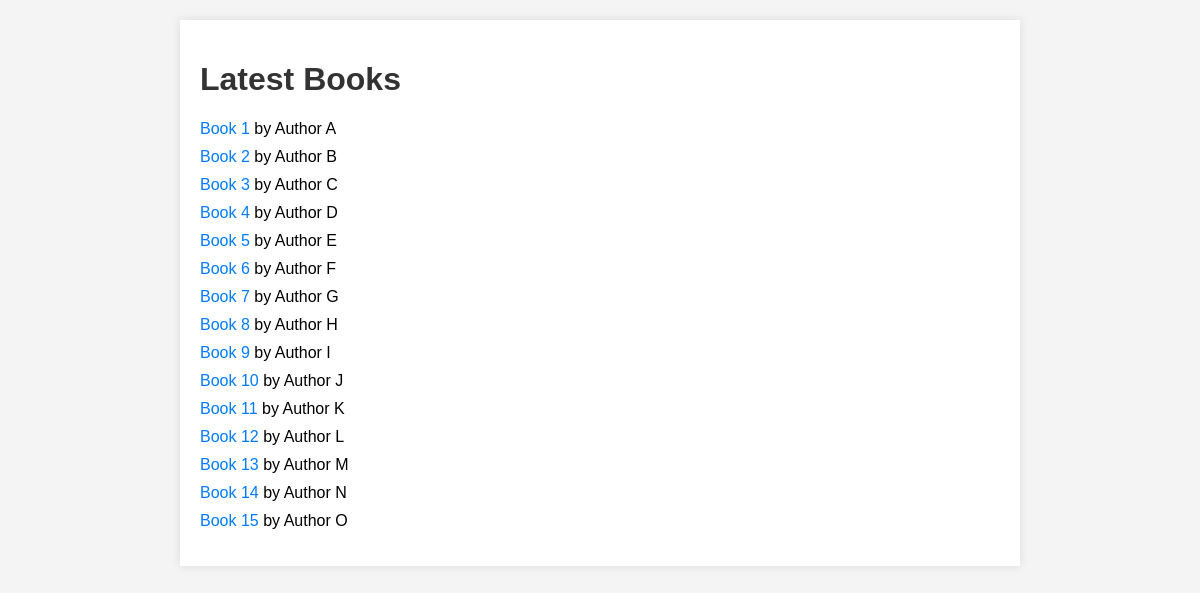
The page / on the database its author committed.
### app.py (models this page shows, shortened)
class Book(db.Model):
    id = db.Column(db.Integer, primary_key=True)
    title = db.Column(db.String(100), nullable=False)
    author = db.Column(db.String(100), nullable=False)
    created_at = db.Column(db.DateTime, nullable=False, default=db.func.now())
    genre_id = db.Column(db.Integer, db.ForeignKey('genre.id'), nullable=False)

### app.py (the view)
@app.route('/')
def index():
    books = Book.query.order_by(Book.created_at.desc()).limit(15).all()
    return render_template('index.html', books=books)

### templates/index.html (shortened to what this page needs)
    <!DOCTYPE html>
    <html lang="en">
    <head>
    </head>
    <body>
        <div class="container">
            <h1>Latest Books</h1>
            <ul>
                {% for book in books %}
                <li><a href="{{ url_for('genre_view', genre_id=book.genre.id) }}">{{ book.title }}</a> by {{ book.author }}</li>
                {% endfor %}
            </ul>
        </div>
    </body>
    </html>

### templates/index.html (style rules this page uses)
body { font-family: Arial, sans-serif; background-color: #f4f4f4; margin: 0; padding: 20px; }
h1 { color: #333; }
ul { list-style: none; padding: 0; }
li { margin-bottom: 10px; }
a { text-decoration: none; color: #007BFF; }
.container { max-width: 800px; margin: 0 auto; padding: 20px; background: #fff; box-shadow: 0 0 10px rgba(0, 0, 0, 0.1); }

### rows shown on the page
Book: title "Book 1", author "Author A"
Book: title "Book 2", author "Author B"
Book: title "Book 3", author "Author C"
Book: title "Book 4", author "Author D"
Book: title "Book 5", author "Author E"
Book: title "Book 6", author "Author F"
Book: title "Book 7", author "Author G"
Book: title "Book 8", author "Author H"
Book: title "Book 9", author "Author I"
Book: title "Book 10", author "Author J"
Book: title "Book 11", author "Author K"
Book: title "Book 12", author "Author L"
Book: title "Book 13", author "Author M"
Book: title "Book 14", author "Author N"
Book: title "Book 15", author "Author O"
